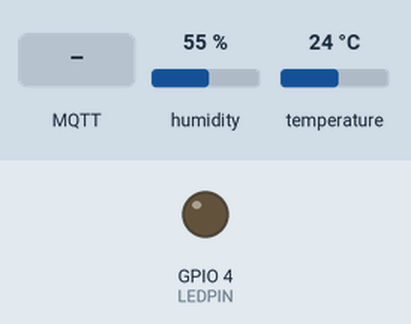
Bench run of a sketch on a simulated ESP32. Parts: output pins drawn as LEDs (lit = HIGH). The inputs (shaded band) are chosen by the test bench; at power-on: humidity 55 %, temperature 24 °C. WiFi joins after 1.5 s; servers stay silent unless stated; no MQTT or app messages arrive unless stated; what the sketch prints to the serial monitor is not drawn.

Above: at 4.7 s.
4.8 s: MQTT message "1" arrives on the second subscribed topic
At 9.4 s:
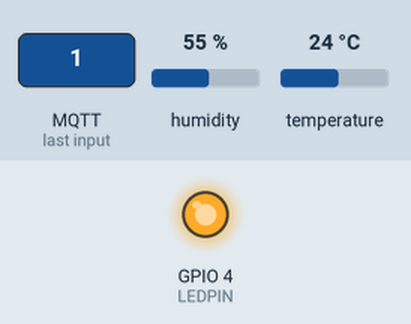
10.1 s: MQTT message "5" arrives on the second subscribed topic
At 14.5 s:
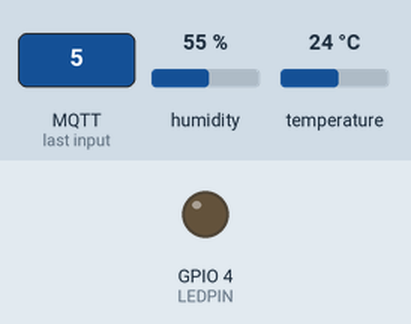
Timing chart, 0 to 16.0 s (numbered marks = the images above; inputs shaded):
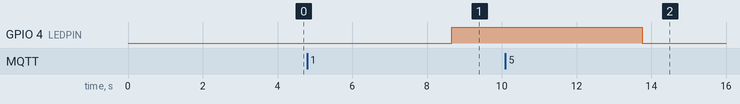

The sketch:

sketch_dec3c.ino
```cpp
#include <WiFi.h>

#include <ArduinoMqttClient.h>

#include<DHT.h>


const char* wifiSsid = "kebab404";
const char* wifiPassword = "pingpong818";

// mqtt broker
const char* mqttUrl = "mqtt.api.grandeur.tech";
int port = 1883;

const char* mqttUsername = "grandeurlpokjnaw1grk0jhm178v4l07"; // API key
const char* mqttPassword = "28204003a68e2fb4954e8e58ed660ad93434edd4ac318ba6450e6abe897fd082"; // Device token

String deviceID = "devicelpokk49s1gro0jhmh1cmgza5";

#define DHTPIN 15
#define DHTTYPE DHT11
DHT dht(DHTPIN, DHTTYPE);

#define LEDPIN 4

float prev = 0.0;
float temp = 0.0;
int toggleLed = 0;
String toggleMessage;


WiFiClient wifiClient;
MqttClient mqttClient(wifiClient);


void setup() {
  // put your setup code here, to run once:
  Serial.begin(9600);
  dht.begin();
  pinMode(LEDPIN, OUTPUT);

  connectWiFi();
  connectMQTT();

  // subscribing to ("deviceljel151y45z60jjhhz26detv/temp") topic
  mqttClient.subscribe(deviceID + "/temp");
  mqttClient.subscribe(deviceID + "/toggleLed");

  // recieve message callback function
  mqttClient.onMessage(onMqttMessage);
}

void loop() {
  // call poll() regularly to allow the library to receive MQTT messages and
  // send MQTT keeps alive which avoids being disconnected by the broker
  mqttClient.poll();

  temp = dht.readTemperature();
  Serial.println(temp);

  // topic set up
  mqttClient.beginMessage(deviceID + "/temp");  // topic -> (deviceID + "/temp")
  // publishes temp data to topic
  mqttClient.print(temp);
  mqttClient.endMessage();

  delay(5000);
}

void connectWiFi() {
    // Connecting to a WiFi network

  Serial.println(); //printlnbreaks line
  Serial.println();
  Serial.print("Connecting to ");  //print doesnt break line
  Serial.println(wifiSsid);

  /* Explicitly set the ESP8266 to be a WiFi-client, otherwise, it by default,
     would try to act as both a client and an access-point and could cause
     network-issues with other WiFi-devices on WiFi-network. */
  WiFi.mode(WIFI_STA);
  WiFi.begin(wifiSsid, wifiPassword);

  while (WiFi.status() != WL_CONNECTED) {
    delay(500);
    Serial.print(".");
  }

  Serial.println("");
  Serial.println("WiFi connected");
  Serial.println("IP address: ");
  Serial.println(WiFi.localIP());
  delay(2000);
}

void connectMQTT() {
  Serial.print("Attempting to connect to the MQTT broker: ");
  Serial.println(mqttUrl);

  mqttClient.setUsernamePassword(mqttUsername, mqttPassword);

  if (!mqttClient.connect(mqttUrl, port)) {
    Serial.print("MQTT connection failed! Error code = ");
    Serial.println(mqttClient.connectError());
    delay(100);
    while (1);
  }
  Serial.println("You're connected to the MQTT broker!");
  Serial.println();
}


void onMqttMessage(int messageSize) {
  // we received a message, print out the topic and contents
  Serial.print("Received a message with topic '");
  Serial.print(mqttClient.messageTopic());
  Serial.print("', duplicate = ");
  Serial.print(mqttClient.messageDup() ? "true" : "false");
  Serial.print(", QoS = ");
  Serial.print(mqttClient.messageQoS());
  Serial.print(", retained = ");
  Serial.print(mqttClient.messageRetain() ? "true" : "false");
  Serial.print("', length ");
  Serial.print(messageSize);
  Serial.println(" bytes:");

  if (mqttClient.messageTopic() == (deviceID + "/temp")) {

    String newTemp = "";

    while (mqttClient.available()) {
      newTemp += (char)mqttClient.read(); // 2 + 2 = 22
    }

    temp = newTemp.toFloat();
    Serial.println();
    Serial.println(temp);
    if (prev == temp) {
      return;
    }


    prev = temp; // prev = 40

    if (temp > 22.0) {

      mqttClient.beginMessage(deviceID + "/toggleLed");
      mqttClient.print(1);
      mqttClient.endMessage();
    } else {
      mqttClient.beginMessage(deviceID + "/toggleLed");
      mqttClient.print(0);
      mqttClient.endMessage();
    }
  }


  if (mqttClient.messageTopic() == (deviceID + "/toggleLed")) {

    toggleMessage = "";

    while (mqttClient.available()) {
      toggleMessage = (char)mqttClient.read();
      Serial.print(toggleMessage);
    }


    if (toggleMessage.equals("1")) {
      digitalWrite(LEDPIN, HIGH);
    } else {
       digitalWrite(LEDPIN, LOW);
    }
  }
}
```

Measured:
- after the input at 4.8 s, GPIO 4 (LEDPIN): LOW → HIGH after 3.9 s
- after the input at 10.1 s, GPIO 4 (LEDPIN): HIGH → LOW after 3.7 s
